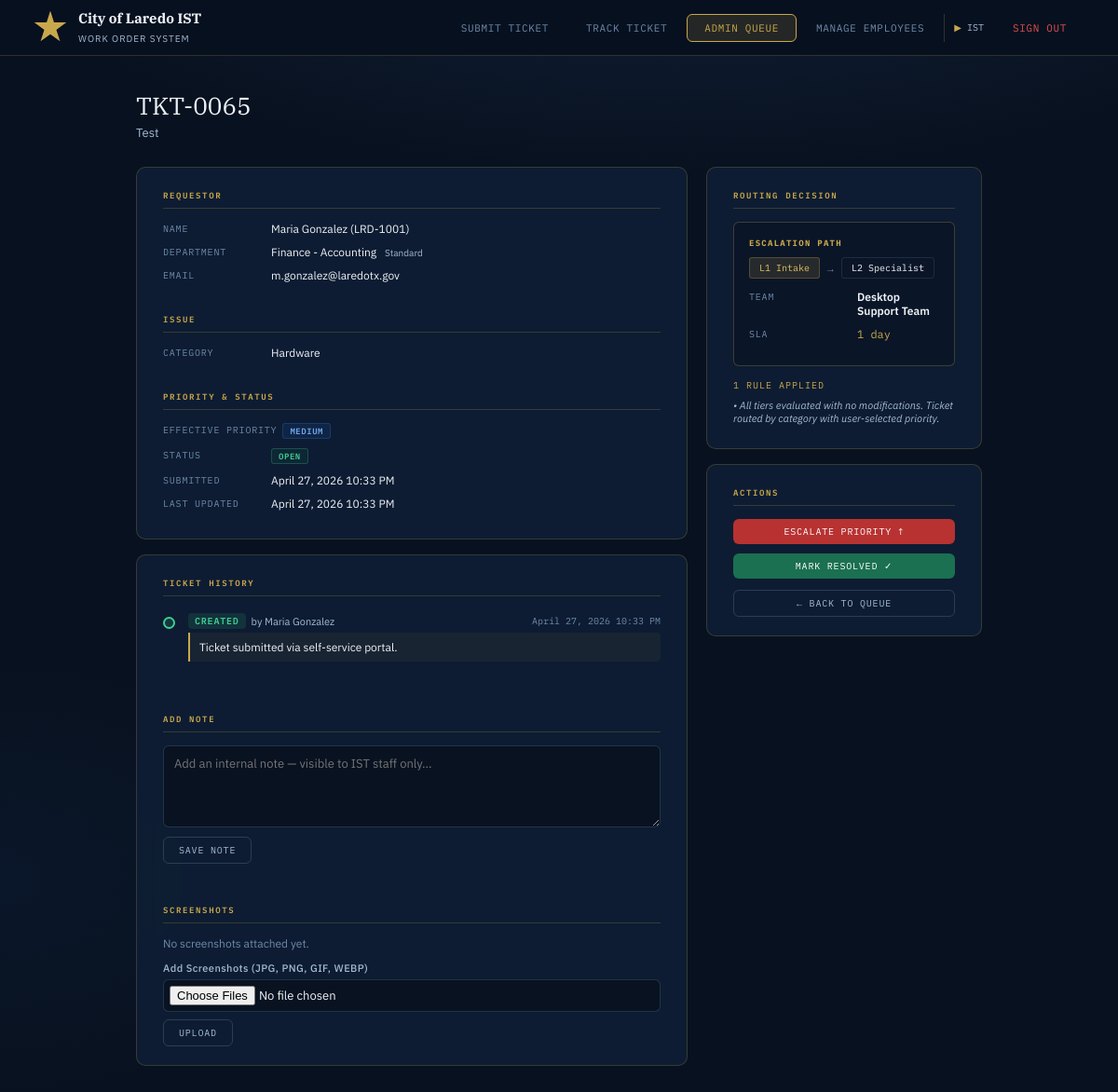
The app's page /ticket/TKT-0065/ (signed in) with its own data.
### tickets/models.py (models this page shows, shortened)
class Ticket(models.Model):
    ticket_id   = models.CharField(max_length=20, unique=True, editable=False)
    submitter   = models.ForeignKey(
        Employee, null=True, blank=True,
        on_delete=models.SET_NULL,
        related_name="tickets",
        verbose_name="Submitted By",
    )
    name        = models.CharField("Full Name",    max_length=120)
    employee_id = models.CharField("Employee ID",  max_length=30)
    department  = models.CharField("Department",   max_length=80,
                                   choices=DEPARTMENT_CHOICES)
    email       = models.EmailField("Contact Email")
    category    = models.CharField("Category",    max_length=30,
                                   choices=CATEGORY_CHOICES)
    subtype     = models.CharField("Sub-Type",    max_length=30,
                                   choices=SUBTYPE_CHOICES, blank=True)
    issue_type  = models.CharField("Issue Type",  max_length=40,
                                   choices=ISSUE_TYPE_CHOICES, blank=True)
    title       = models.CharField("Brief Summary",      max_length=120)
    description = models.TextField("Detailed Description", blank=True)
    asset_tag   = models.CharField("Asset Tag",  max_length=40, blank=True)
    location    = models.CharField("Location",   max_length=80, blank=True)
    phone_ext   = models.CharField("Phone Ext",  max_length=10, blank=True)
    user_priority = models.IntegerField(
        "User-Selected Priority",
        choices=PRIORITY_CHOICES, default=4,
    )
    routing_tier               = models.CharField("Dept Tier",         max_length=30,  blank=True)
    routing_tier_label         = models.CharField("Tier Label",        max_length=60,  blank=True)
    routing_team               = models.CharField("Assigned Team",     max_length=100, blank=True)
    routing_sla                = models.CharField("SLA Target",        max_length=20,  blank=True)
    routing_effective_priority = models.IntegerField("Effective Priority", default=4)
    routing_was_modified       = models.BooleanField("Priority Auto-Adjusted", default=False)
    routing_reasons            = models.TextField("Routing Reasons (JSON)", blank=True)
    routing_escalation_path    = models.TextField("Escalation Path (JSON)",  blank=True)
    status       = models.CharField(max_length=20, choices=TicketStatus.choices,
                                    default=TicketStatus.OPEN)
    submitted_at = models.DateTimeField(auto_now_add=True)
    updated_at   = models.DateTimeField(auto_now=True)
    class Meta:
        ordering = ["-submitted_at"]
        verbose_name = "Ticket"
        verbose_name_plural = "Tickets"
    @property
    def effective_priority_label(self) -> str:
        return PRIORITY_LABELS.get(self.routing_effective_priority, "Unknown")
    @property
    def priority_badge_class(self) -> str:
        return {1: "bp1", 2: "bp2", 3: "bp3", 4: "bp4"}.get(
            self.routing_effective_priority, "bp4"
        )
    @property
    def status_badge_class(self) -> str:
        return {
            "Open":        "bs-open",
            "In Progress": "bs-prog",
            "Closed":      "bs-clos",
        }.get(self.status, "")
    @property
    def routing_reasons_list(self) -> list:
        import json
        try:
            return json.loads(self.routing_reasons)
        except (ValueError, TypeError):
            return []
    @property
    def escalation_path_list(self) -> list:
        import json
        try:
            return json.loads(self.routing_escalation_path)
        except (ValueError, TypeError):
            return []

class TicketHistory(models.Model):
    ticket      = models.ForeignKey(
        Ticket, on_delete=models.CASCADE, related_name="history"
    )
    action      = models.CharField(
        max_length=20, choices=HistoryAction.choices
    )
    note        = models.TextField("Note", blank=True)
    changed_by  = models.CharField("Changed By", max_length=120, blank=True)
    priority_before = models.IntegerField(null=True, blank=True)
    priority_after  = models.IntegerField(null=True, blank=True)
    team_before = models.CharField(max_length=100, blank=True)
    team_after  = models.CharField(max_length=100, blank=True)
    timestamp   = models.DateTimeField(auto_now_add=True)
    class Meta:
        ordering = ["timestamp"]
        verbose_name = "Ticket History Entry"
        verbose_name_plural = "Ticket History"

### tickets/views.py (the view, shortened to what this page needs)
# urls.py: path("ticket/<str:ticket_id>/",  views.ticket_detail,    name="ticket_detail"),
@ist_required
def ticket_detail(request, ticket_id):
    ticket = get_object_or_404(Ticket, ticket_id=ticket_id)
    history = ticket.history.all()
    return render(request, "tickets/ticket_detail.html", {
        "ticket":  ticket,
        "history": history,
    })

### tickets/templates/tickets/ticket_detail.html (shortened to what this page needs)
{% extends "tickets/base.html" %}
{% block nav_admin %}active{% endblock %}
{% block content %}
<div class="ph">
  <h1>{{ ticket.ticket_id }}</h1>
  <p>{{ ticket.title }}</p>
</div>
<div class="detail-grid">
  <div style="display:flex;flex-direction:column;gap:16px">
    <div class="card">
      <div class="sec">
        <div class="sec-title">Requestor</div>
        <div class="mrow"><span class="mk">Name</span><span class="mv">{{ ticket.name }} ({{ ticket.employee_id }})</span></div>
        <div class="mrow"><span class="mk">Department</span>
          <span class="mv">{{ ticket.department }}
            <span style="font-size:10px;color:var(--steel-2);margin-left:6px">{{ ticket.routing_tier_label }}</span>
          </span>
        </div>
        <div class="mrow"><span class="mk">Email</span><span class="mv">{{ ticket.email }}</span></div>
      </div>
      <div class="sec">
        <div class="sec-title">Issue</div>
        <div class="mrow"><span class="mk">Category</span><span class="mv" style="text-transform:capitalize">{{ ticket.category }}</span></div>
      </div>
      <div class="sec" style="padding-bottom:20px">
        <div class="sec-title">Priority & Status</div>
        <div class="mrow"><span class="mk">Effective Priority</span>
          <span class="mv">
            <span class="badge {{ ticket.priority_badge_class }}">{{ ticket.effective_priority_label }}</span>
          </span>
        </div>
        <div class="mrow"><span class="mk">Status</span><span class="mv"><span class="badge {{ ticket.status_badge_class }}">{{ ticket.status }}</span></span></div>
        <div class="mrow"><span class="mk">Submitted</span><span class="mv">{{ ticket.submitted_at|date:"N j, Y g:i A" }}</span></div>
        <div class="mrow"><span class="mk">Last Updated</span><span class="mv">{{ ticket.updated_at|date:"N j, Y g:i A" }}</span></div>
      </div>
    </div>
    <div class="card">
      <div class="sec">
        <div class="sec-title">Ticket History</div>
        {% if history %}
        <div class="timeline">
          {% for entry in history %}
          <div class="tl-entry">
            <div class="tl-dot tl-{{ entry.action|lower }}"></div>
            <div class="tl-body">
              <div class="tl-header">
                <span class="tl-action tl-action-{{ entry.action|lower }}">{{ entry.action }}</span>
                {% if entry.changed_by %}
                  <span class="tl-by">by {{ entry.changed_by }}</span>
                {% endif %}
                <span class="tl-time">{{ entry.timestamp|date:"N j, Y g:i A" }}</span>
              </div>
              {% if entry.note %}
                <div class="tl-note">{{ entry.note }}</div>
              {% endif %}
            </div>
          </div>
          {% endfor %}
        </div>
        {% else %}
          <div style="font-size:12px;color:var(--steel);padding:8px 0">No history entries yet.</div>
        {% endif %}
      </div>
      <div class="sec" style="padding-bottom:20px">
        <div class="sec-title">Add Note</div>
        <form method="POST">
          <div class="fld" style="margin-bottom:10px">
            <textarea
              name="note_text"
              id="note_text"
              rows="3"
              placeholder="Add an internal note — visible to IST staff only..."
              style="width:100%;resize:vertical"
            ></textarea>
          </div>
          <button type="submit" name="action" value="add_note" class="btn btn-ghost btn-sm">
            Save Note
          </button>
        </form>
      </div>
      <div class="sec" style="padding-bottom:20px">
        <div class="sec-title">Screenshots</div>
        {% if attachments %}
        <div style="display:flex;flex-wrap:wrap;gap:10px;margin-bottom:16px">
          {% for att in attachments %}
          <div style="display:flex;flex-direction:column;align-items:center;gap:4px">
            <a href="{{ att.file.url }}" target="_blank"
               style="display:block;width:100px;height:100px;border-radius:6px;overflow:hidden;border:1px solid rgba(201,168,76,.25)">
              <img src="{{ att.file.url }}" alt="{{ att.filename }}" style="width:100%;height:100%;object-fit:cover">
            </a>
            <span style="font-size:9px;color:var(--steel);max-width:100px;overflow:hidden;text-overflow:ellipsis;white-space:nowrap">{{ att.filename }}</span>
            <span style="font-size:9px;color:var(--steel)">{{ att.uploaded_by }}</span>
          </div>
          {% endfor %}
        </div>
        {% else %}
          <div style="font-size:12px;color:var(--steel);margin-bottom:12px">No screenshots attached yet.</div>
        {% endif %}
        <form method="POST" enctype="multipart/form-data">
          <div class="fld" style="margin-bottom:8px">
            <label style="font-size:11px;color:var(--steel-2)">Add Screenshots (JPG, PNG, GIF, WEBP)</label>
            <input type="file" name="attachments" accept="image/jpeg,image/png,image/gif,image/webp" multiple style="padding:6px">
          </div>
          <button type="submit" name="action" value="upload_attachment" class="btn btn-ghost btn-sm">Upload</button>
        </form>
      </div>
    </div>
  </div>
  <div style="display:flex;flex-direction:column;gap:16px">
    <div class="card">
      <div class="sec" style="padding-bottom:20px">
        <div class="sec-title">Routing Decision</div>
        <div class="mrc" style="margin-bottom:14px">
          <h4>Escalation Path</h4>
          <div style="display:flex;align-items:center;flex-wrap:wrap;gap:4px;margin-bottom:12px">
            {% for step in ticket.escalation_path_list %}
              {% if not forloop.first %}<span class="rp-arr">&rarr;</span>{% endif %}
              <span class="rp-step {% if forloop.first %}act{% endif %}">{{ step }}</span>
            {% endfor %}
          </div>
          <div class="mrow"><span class="mk">Team</span><span class="mv" style="font-weight:600">{{ ticket.routing_team }}</span></div>
          <div class="mrow"><span class="mk">SLA</span><span class="mv" style="color:var(--gold);font-family:'IBM Plex Mono',monospace">{{ ticket.routing_sla }}</span></div>
        </div>
        {% if ticket.routing_reasons_list %}
        <div style="font-size:10px;font-family:'IBM Plex Mono',monospace;text-transform:uppercase;letter-spacing:.1em;color:var(--gold);margin-bottom:8px">
          {{ ticket.routing_reasons_list|length }} Rule{{ ticket.routing_reasons_list|length|pluralize }} Applied
        </div>
        {% for reason in ticket.routing_reasons_list %}
          <div style="font-size:11px;color:var(--steel-2);margin-bottom:5px;font-style:italic">&bull; {{ reason }}</div>
        {% endfor %}
        {% endif %}
      </div>
    </div>
    <div class="card">
      <div class="sec" style="padding-bottom:20px">
        <div class="sec-title">Actions</div>
        <form method="POST" style="display:flex;flex-direction:column;gap:10px">
          {% if ticket.routing_effective_priority > 1 %}
          <button type="submit" name="action" value="escalate" class="btn btn-danger btn-sm" style="width:100%">
            Escalate Priority &uarr;
          </button>
          {% endif %}
          {% if ticket.status != "Closed" %}
          <button type="submit" name="action" value="resolve" class="btn btn-success btn-sm" style="width:100%">
            Mark Resolved &#10003;
          </button>
          {% endif %}
        </form>
        <div style="margin-top:12px">
          <a href="{% url 'admin_queue' %}" class="btn btn-ghost btn-sm" style="width:100%;text-align:center">
            &larr; Back to Queue
          </a>
        </div>
      </div>
    </div>
  </div>
</div>
{% endblock %}

### records on screen
Ticket: ticket_id "TKT-0065", title "Test", name "Maria Gonzalez", employee_id "LRD-1001", department "Finance - Accounting", routing_tier_label "Standard", email "m.gonzalez@laredotx.gov", category "Hardware", effective_priority_label "MEDIUM", status "OPEN", submitted_at "April 27, 2026 10:33 PM", updated_at "April 27, 2026 10:33 PM", routing_team "Desktop Support Team", routing_sla "1 day", routing_reasons_list|length "1"
TicketHistory: action "CREATED", changed_by "Maria Gonzalez", timestamp "April 27, 2026 10:33 PM", note "Ticket submitted via self-service portal."

### other values on screen
{{ request.session.employee_name }} "IST"
{{ step }} "L1 Intake" "L2 Specialist"
{{ reason }} "All tiers evaluated with no modifications. Ticket routed by category with user-selected priority."
